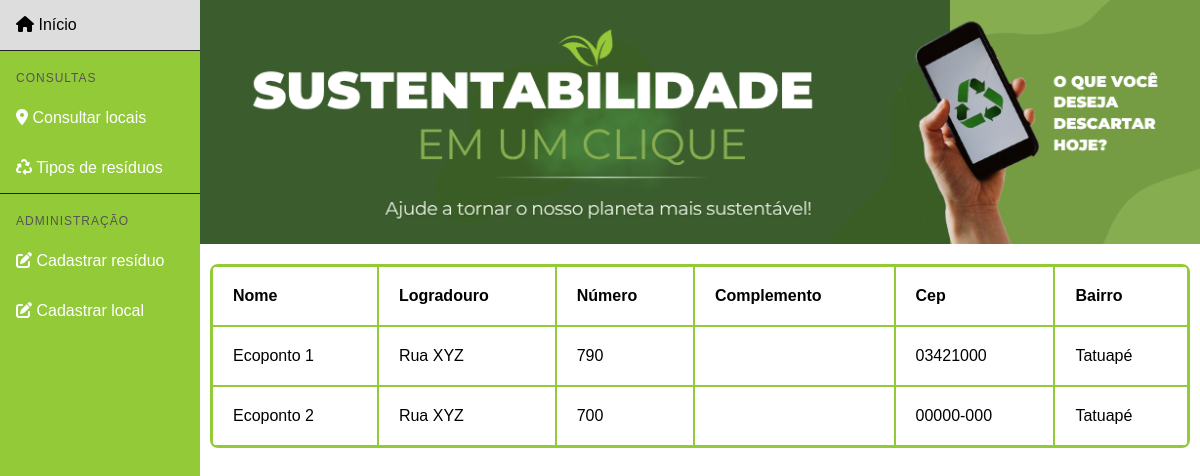
/locais/consultar/, run on an earlier commit of the app's database.
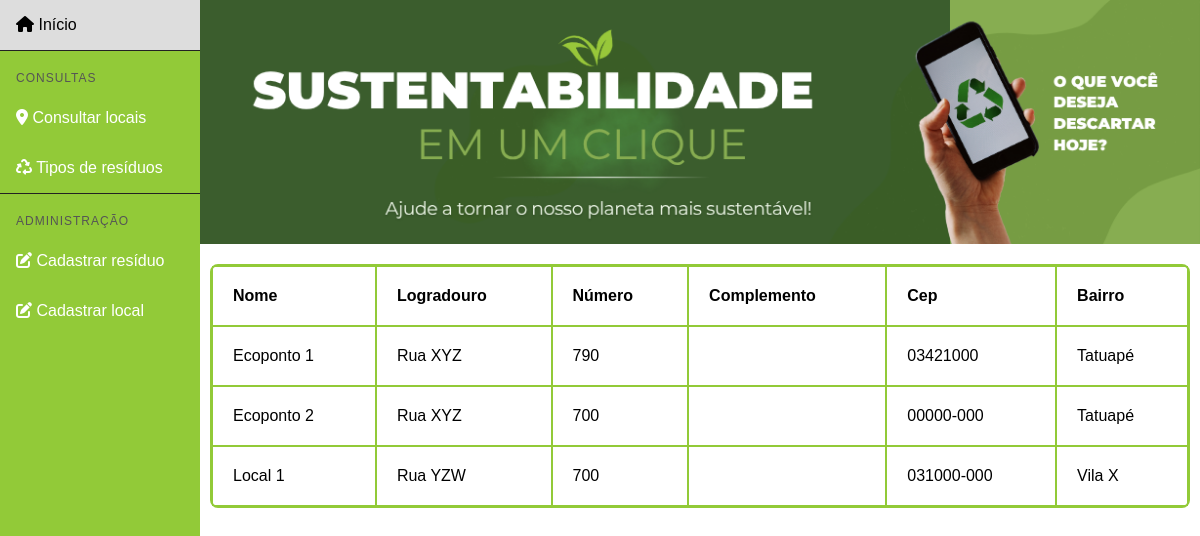
And on a later commit of the database.
### locais/models.py (models this page shows, shortened)
class Local(models.Model):
    id_local = models.AutoField(primary_key=True)
    nome = models.TextField()
    cep = models.TextField()
    logradouro = models.TextField()
    numero = models.IntegerField()
    complemento = models.TextField(blank=True, null=True)
    bairro = models.TextField()
    site = models.TextField(blank=True, null=True)
    horario = models.TextField()
    telefone = models.TextField()
    id_cidade = models.ForeignKey(
        Cidade,
        on_delete=models.CASCADE,
        db_column='id_cidade'
    )

### locais/views.py (the view)
# urls.py: path('locais/consultar/', views.consultar_locais, name='consultar_locais'),
def consultar_locais(request):
    locais = Local.objects.all().order_by('nome')
    return render(request, 'consultar_locais.html', {'locais': locais})

### locais/templates/consultar_locais.html (shortened to what this page needs)
{% load static %}
<!DOCTYPE html>
<html lang="pt-br">
<head>
    <link rel="stylesheet" href="{% static 'css/estilo.css' %}">
     <link rel="stylesheet" href="https://cdnjs.cloudflare.com/ajax/libs/font-awesome/6.0.0/css/all.min.css">
  </head>
<body>
<div class="sidenav">
    <a href="/"><i class="fa-solid fa-house"></i> Início</a>
<div class="sidenav-section-title">Consultas</div>
    <a href="{% url 'consultar_locais' %}"><i class="fa-solid fa-location-dot"></i> Consultar locais</a>
    <a href="{% url 'consultar_residuo' %}"><i class="fa-solid fa-recycle"></i> Tipos de resíduos</a>
    <div class="sidenav-section-title">Administração</div>
    <a href="{% url 'cadastrar_residuo' %}"><i class="fa-solid fa-pen-to-square"></i> Cadastrar resíduo</a>
    <a href="{% url 'cadastrar_local' %}"><i class="fa-solid fa-pen-to-square"></i> Cadastrar local</a>
</div>
<div class="content">
      <header>
        <img src="{% static 'img/logotipo.png' %}" class="logo">
    </header>
<div class="content-tabela">
    <table class="tabela-consulta">
  <tr>
    <th>Nome</th>
    <th>Logradouro</th>
    <th>Número</th>
    <th>Complemento</th>
    <th>Cep</th>
    <th>Bairro</th>
  </tr>
    {% for local in locais %}
      <tr>
        <td>
          {{ local.nome }}
        </td>
                <td>
          {{ local.logradouro }}
        </td>
                <td>
          {{ local.numero }}
        </td>
                <td>
        </td>
                <td>
          {{ local.cep }}
        </td>
                <td>
          {{ local.bairro }}
        </td>
      </tr>
   {% endfor %}
    </table>
</div>
</div>
</body>
</html>

### static/css/estilo.css (style rules this page uses)
* { box-sizing: border-box; }
body { margin: 0; font-family: Arial, Helvetica, sans-serif; }
.sidenav { height: 100%; width: 200px; position: fixed; z-index: 1; top: 0; left: 0; background-color: #92CA38; overflow-x: hidden; }
.sidenav a { color: white; padding: 16px; text-decoration: none; display: block; }
.content { margin-left: 200px; width: fit-content; display: inline-block; text-align: left; }
.content-tabela { display: flex; width: 100%; justify-content: center; padding-left: 10px; padding-right: 10px; }
img.logo { max-width: 100%; height: auto; display: block; }
.sidenav-section-title { color: #555; font-size: 0.75rem; text-transform: uppercase; letter-spacing: 1px; padding: 20px 16px 8px 16px; border-top: 1px solid #222; }
table { width: 100%; margin: 20px 0; border-collapse: collapse; margin-left: auto; margin-right: auto; }
table.tabela-consulta { border: 2px solid #92ca38; margin: 20px 0; width: 100%; border-collapse: separate; border-spacing: 0; border-radius: 8px; }
table.tabela-consulta th, .tabela-consulta td { border: 1px solid #92ca38; padding: 20px; text-align: left; }

What changed in the data, as far as the page shows it:
added Local: nome "Local 1", logradouro "Rua YZW", numero "700", cep "031000-000", bairro "Vila X"
